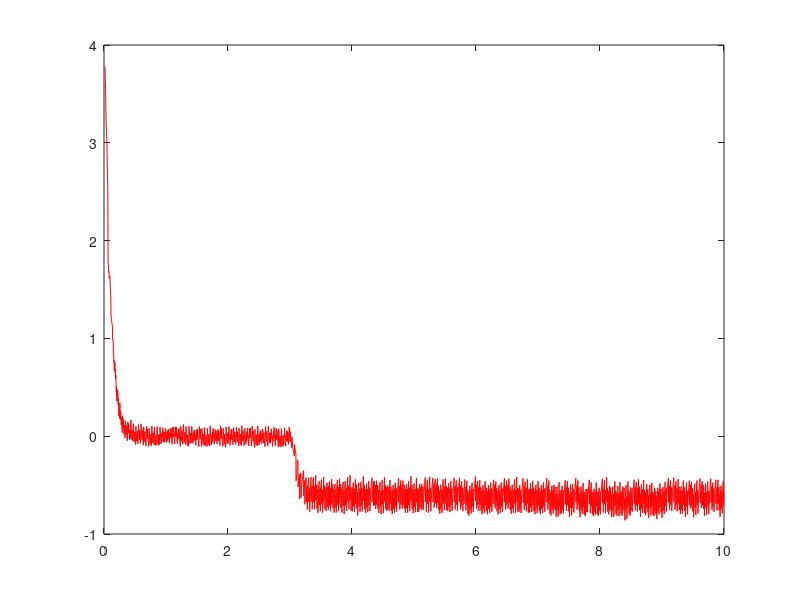

Write MATLAB code to recreate this figure. (Note: this script raises an error after producing the figure.)
% ReadTxt_MEM458_Lab2C_CCW_smooth.m
fileID = fopen("linearize_perturbation.txt",'r');
formatSpec = '%d %d %f';
sizeA = [3 Inf];
A = fscanf(fileID,formatSpec,sizeA);
fclose(fileID);
n=size(A);
t=A(1,1:n(2))*0.001;
x=A(2,1:n(2))*0.892*pi/180;
v=A(3,1:n(2))*1000*0.892*pi/180;
v_old = v;
v(2)=(v(1)+v(2))/2;
v(3)=(v(2)*2+v(3))/3;
v(4)=(v(3)*3+v(4))/4;
v(5)=(v(4)*4+v(5))/5;
v(6)=(v(5)*5+v(6))/6;
v(7)=(v(6)*6+v(7))/7;
v(8)=(v(7)*7+v(8))/8;
v(9)=(v(9)*8+v(9))/9;

for i=10:1:n(2)
    v(i)=(v(i-1)*9+v(i))/10;
end

vel_equil = -0.31266*0.892*1000*pi/180;
input_perturbation = 25/255*100;

v_perturbation = v-(vel_equil);

delay = 3;
A = -0.62;
tau = 0.11;
curve_fit_eqn = @(t) A*(1-exp(-(t-delay)/tau)).*heaviside(t-delay);

figure;
plot(t,v_perturbation,'r-',"DisplayName","Arduino's Perturbation Output"); hold on;
plot(t,curve_fit_eqn(t),'b-',"LineWidth",2,"DisplayName",sprintf("Curve Fit line: \\omega = %.3f exp(-t/%.3f)",A, tau));
xlabel("Time (s)");
ylabel("Angular Velocity (rad/s)");
grid on;
grid minor;
legend(location = "best");
